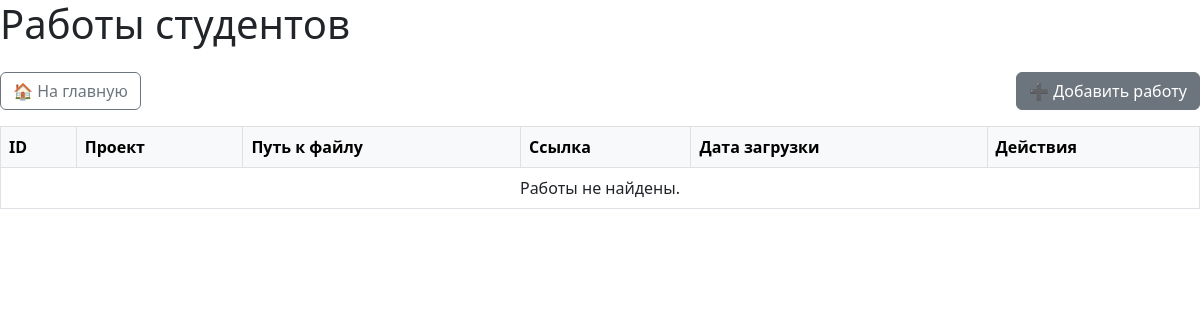
The page /works/ on the database as committed earlier.
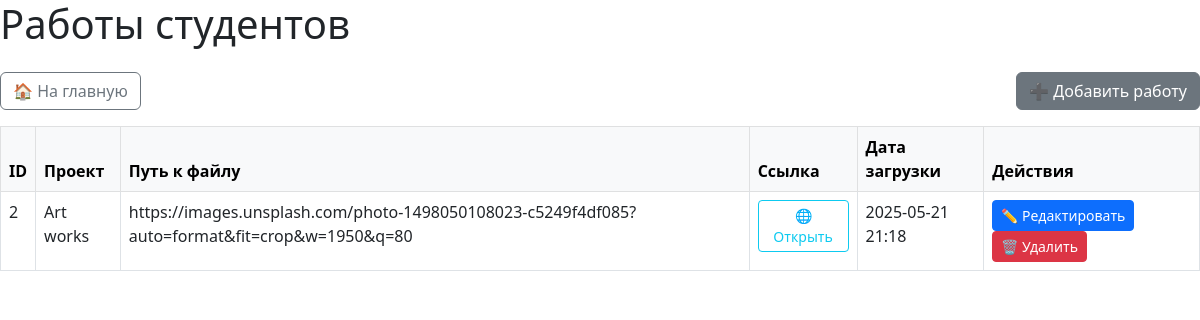
The same page on the database as committed later.
### core/models.py (models this page shows, shortened)
class Work(models.Model):
    project = models.ForeignKey(Project, on_delete=models.CASCADE)
    file_path = models.CharField(max_length=255)
    link = models.CharField(max_length=255)
    upload_date = models.DateTimeField()

class Project(models.Model):
    title = models.CharField(max_length=255)
    description = models.TextField()
    type = models.CharField(max_length=100)
    status = models.CharField(max_length=100)
    deadline = models.DateTimeField()
    submission_date = models.DateTimeField()

### core/views.py (the view)
# urls.py: path('works/', views.work_list, name='work_list'),
def work_list(request):
    works = Work.objects.all()
    return render(request, 'core/work_list.html', {'works': works})

### core/templates/core/work_list.html (shortened to what this page needs)
{% extends 'base.html' %}
{% block content %}
<div class="d-flex justify-content-between mb-3">
    <a href="{% url 'home' %}" class="btn btn-outline-secondary">🏠 На главную</a>
    <a href="{% url 'work_create' %}" class="btn btn-secondary">➕ Добавить работу</a>
</div>
<table class="table table-bordered table-hover">
    <thead class="table-light">
        <tr>
            <th>ID</th>
            <th>Проект</th>
            <th>Путь к файлу</th>
            <th>Ссылка</th>
            <th>Дата загрузки</th>
            <th>Действия</th>
        </tr>
    </thead>
    <tbody>
        {% for work in works %}
        <tr>
            <td>{{ work.id }}</td>
            <td>{{ work.project.title }}</td>
            <td>{{ work.file_path }}</td>
            <td>
                <a href="{{ work.link }}" target="_blank" class="btn btn-sm btn-outline-info">🌐 Открыть</a>
            </td>
            <td>{{ work.upload_date|date:"Y-m-d H:i" }}</td>
            <td>
                <a href="{% url 'work_update' work.id %}" class="btn btn-sm btn-primary">✏️ Редактировать</a>
                <a href="{% url 'work_delete' work.id %}" class="btn btn-sm btn-danger">🗑️ Удалить</a>
            </td>
        </tr>
        {% empty %}
        <tr><td colspan="6" class="text-center">Работы не найдены.</td></tr>
        {% endfor %}
    </tbody>
</table>
{% endblock %}

Rows that differ between the two databases and show on the page:
added Work: id "2", project "Art works", file_path "https://images.unsplash.com/photo-1498050108023-c5249f4df085?auto=format&fit=crop&w=1950&q=80", upload_date "2025-05-21 21:18"
Other text that changed with them:
text no longer shown: "Работы не найдены."
